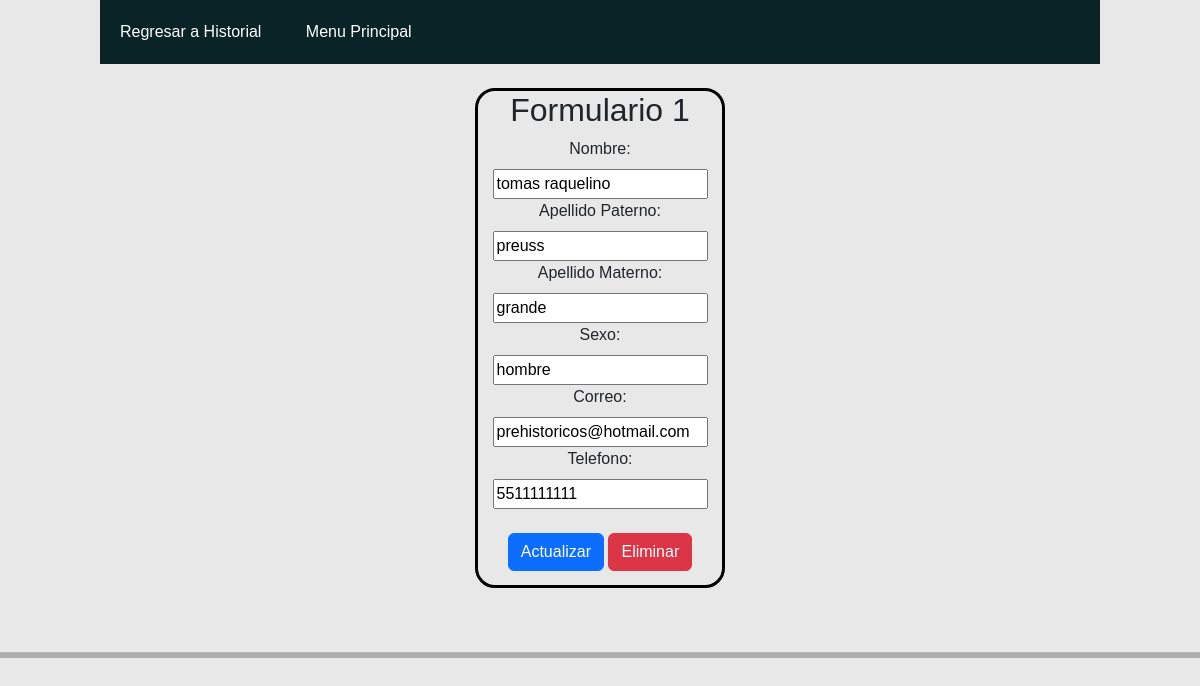
The app's page /contactos/actualizar.php?id=1 with its own data.
### tables this page shows
CREATE TABLE `contactos` (
  `id` int NOT NULL,
  `nombre` varchar(255) NOT NULL,
  `apellido_paterno` varchar(255) NOT NULL,
  `apellido_materno` varchar(255) NOT NULL,
  `sexo` varchar(255) NOT NULL,
  `correo` varchar(255) NOT NULL,
  `telefono` varchar(10) NOT NULL
);

### contactos/actualizar.php (the view, shortened to what this page needs)
<!DOCTYPE html>
<html lang="en">
<head>
    <link rel="stylesheet" href="../assets/css/bootstrap.css">
    <link rel="stylesheet" href="../assets/css/menu1.css">
    </head>
<body>
    <ul class="menu">
        <li><a href="./historial.php">Regresar a Historial</a></li>
        <li><a href="../menu.php">Menu Principal</a></li>
    </ul>
                <?php
                include "../db/db.php";
                $dato=$_GET["id"];
                $peticion = "SELECT * FROM contactos WHERE id= $dato";
                $resultado = mysqli_query($conexion, $peticion);
                $i=1;
                while ($fila = mysqli_fetch_array($resultado)) {
                ?>
            <br>
<center>
              <div class="d-flex justify-content-center" style="border: 3px solid black; background-size:cover; width: 250px;height: 500px;border-radius: 20px;">
                <form  action="update.php" method="post">
                <h2 >Formulario <?php echo  $i++; ?></h2>
                    <label class="form-label">Nombre: </label>
                    <br>
                    <input class="controls" type="text" name="nombre" placeholder="nombre" value="<?php echo $fila['nombre']; ?>">
                    <br>
                    <label class="form-label">Apellido Paterno: </label>
                    <br>
                    <input class="controls" type="text" name="apellido_paterno" placeholder="apellido paterno"  value="<?php echo $fila['apellido_paterno']; ?>">
                    <br>
                    <label class="form-label">Apellido Materno: </label>
                    <br>
                    <input class="controls"type="text" name="apellido_materno" placeholder="apellido materno"  value="<?php echo $fila['apellido_materno']; ?>">
                    <br>
                    <label class="form-label">Sexo: </label>
                    <br>
                    <input class="controls" type="text" name="sexo" placeholder="sexo"  value="<?php echo $fila['sexo']; ?>">
                    <br>
                    <label class="form-label">Correo: </label>
                    <br>
                    <input class="controls" type="email" name="correo" placeholder="correo"  value="<?php echo $fila['correo']; ?>">
                    <br>
                    <label class="form-label">Telefono: </label>
                    <br>
                    <input class="controls" type="number" name="telefono" placeholder="telefono"  value="<?php echo $fila['telefono']; ?>">
                    <br>
                    <br>
                    <button class="btn btn-primary" type="submit" value="Actualizar">Actualizar</button>
                    <a class="btn btn-danger" href="eliminar.php?id=<?php echo $fila['id']; ?>">Eliminar</a>
                </form>
                </div>
</center>
<br>
<br>
<hr size="8px" color="black" />
                <?php } ?>
</body>
</html>

### assets/css/menu1.css (style rules this page uses)
body { font-family: Arial, Helvetica; background:#e8e8e8; }
.menu { list-style: none; padding: 0; background: #092327; width: 90%; max-width: 1000px; margin: auto; }
.menu li a { text-decoration: none; color: white; padding: 20px; display: block; }
.menu li { display: inline-block; text-align: center; }

### records on screen
contactos: nombre "tomas raquelino", apellido_paterno "preuss", apellido_materno "grande", sexo "hombre", correo "prehistoricos@hotmail.com", telefono "5511111111"
